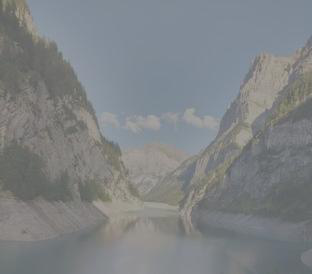
#> input picture ex4/2_advanced/simvectors/faded_lake.png, 312 x 274 px
$ python script.py
#> lines starting #> are read from the running program, lines starting #| are printed output that depends on the picture
#!/usr/bin/python

import cv2
import csv
import numpy as np
from os import path


def saturate(file_name, scale):
    pic = cv2.imread(file_name)

    apic = pic
    pic32 = apic.astype(np.uint32)
    RWEIGHT = 74
    GWEIGHT = 145
    BWEIGHT = 36

    gray_scale_pic = pic32[:, :, 2] * RWEIGHT + pic32[:, :, 1] * GWEIGHT + pic32[:, :, 0] * BWEIGHT
    gray_scale_pic = np.floor(gray_scale_pic.astype(np.double) / 256).astype(np.uint32).astype(np.uint8)

    pics16 = apic.astype(np.int16)
    gray_scale_pic_s16 = gray_scale_pic.astype(np.int16)

    r_delta = pics16[:, :, 2] - gray_scale_pic_s16
    g_delta = pics16[:, :, 1] - gray_scale_pic_s16
    b_delta = pics16[:, :, 0] - gray_scale_pic_s16

    r_delta = r_delta * scale + gray_scale_pic_s16
    g_delta = g_delta * scale + gray_scale_pic_s16
    b_delta = b_delta * scale + gray_scale_pic_s16

    sat_pic = pic
    sat_pic[:, :, 2] = r_delta.astype(np.uint8)
    sat_pic[:, :, 1] = g_delta.astype(np.uint8)
    sat_pic[:, :, 0] = b_delta.astype(np.uint8)
    return sat_pic


def png2ascii(in_file_name):
    pic = cv2.imread(in_file_name)
    unrolled_image = [rgb for sublist in pic for rgb in sublist]
    with open(in_file_name[:-3] + "txt", 'w') as csvfile:
        writer = csv.writer(csvfile, lineterminator="\n")
        for i in unrolled_image:
            writer.writerow([i[2], i[1], i[0]])
    return unrolled_image


def ascii2png(in_file_name, ref_png):
    ref_png = cv2.imread(ref_png)
    unrolled_image = []
    with open(in_file_name, 'r') as csvfile:
        reader = csv.reader(csvfile)
        for row in reader:
            unrolled_image.append([int(row[2]), int(row[1]), int(row[0])])
    for i in range(len(ref_png) * len(ref_png[0]) - len(unrolled_image)):
        unrolled_image.append([0, 0, 0])

    rolled_image = np.array(unrolled_image).reshape(ref_png.shape)
    cv2.imwrite(in_file_name[:-3] + "png", rolled_image)
    return rolled_image


def main():
    # Create ASCII stimulus file
    png2ascii("faded_lake.png")
#> in png2ascii, pic is the input picture: shape (274, 312, 3); mean B, G, R 132.8, 130.6, 127.2
#> in png2ascii, `unrolled_image = [rgb for sublist in pic for rgb in sublist]`: unrolled_image = 85488 items
#> the loop in png2ascii, `for i in unrolled_image:` made 85488 passes
#> i on passes 1 to 3: [87, 103, 102], [95, 111, 110], [107, 123, 122]

    # Create expected output picture
    sat_pic = saturate("faded_lake.png", 3)
#> in saturate, `gray_scale_pic = pic32[:, :, 2] * RWEIGHT + pic32[:, :, 1] * GWEIGHT +..`:
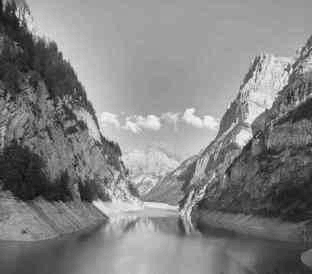
#> gray_scale_pic: shape (274, 312) uint32; min 23643, max 41970, mean 33122.7; drawn with min black and max white
#> in saturate, `r_delta = pics16[:, :, 2] - gray_scale_pic_s16`:
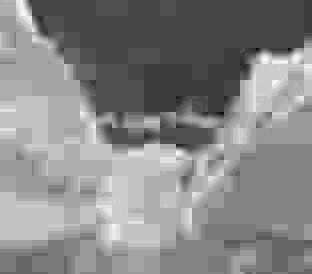
#> r_delta: shape (274, 312) int16; min -15, max 10, mean -1.74; drawn with min black and max white
#> in saturate, `g_delta = pics16[:, :, 1] - gray_scale_pic_s16`:
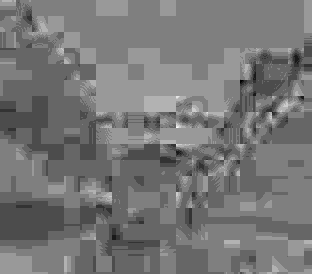
#> g_delta: shape (274, 312) int16; min -3, max 7, mean 1.65; drawn with min black and max white
#> in saturate, `b_delta = pics16[:, :, 0] - gray_scale_pic_s16`:
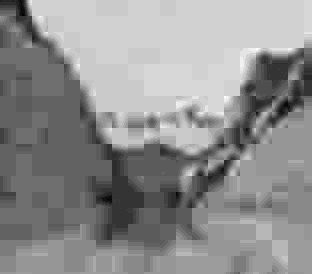
#> b_delta: shape (274, 312) int16; min -18, max 21, mean 3.9; drawn with min black and max white
#> in saturate, `r_delta = r_delta * scale + gray_scale_pic_s16`:
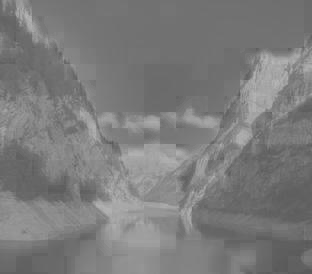
#> r_delta: shape (274, 312) int16; min 88, max 183, mean 123.7
#> in saturate, `b_delta = b_delta * scale + gray_scale_pic_s16`:
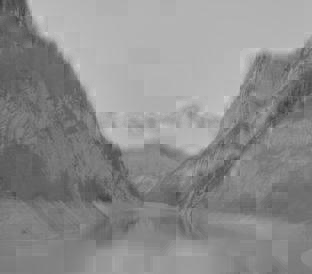
#> b_delta: shape (274, 312) int16; min 59, max 210, mean 140.6
#> in saturate, `sat_pic[:, :, 0] = b_delta.astype(np.uint8)`:
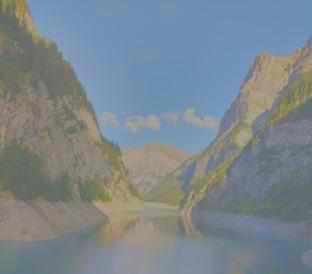
#> sat_pic: shape (274, 312, 3); mean B, G, R 140.6, 133.9, 123.7
    cv2.imwrite("sat_lake.png", sat_pic)

    # Create expected response ASCII file
    png2ascii("sat_lake.png")
#> the loop in png2ascii (call 2), `for i in unrolled_image:` made 85488 passes
#> i on passes 1 to 3: [61, 109, 106], [69, 117, 114], [83, 131, 128]

    # Create PNG image from actual response (if exists)
    if (path.exists("output.txt")):
        ascii2png("output.txt", "faded_lake.png")


if __name__ == '__main__':
    main()
